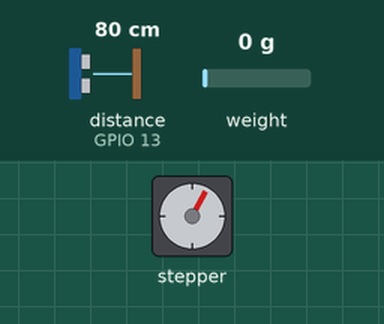
Simulated run of this program. Board: ESP32. Shown: stepper motor. The test bench sets the inputs (shaded band); at power-on: distance to the obstacle (sensor on GPIO 13) 80 cm, weight on the scale 0 g. The echo pulse lasts 58.3 µs per cm; WiFi joins after 1.5 s; servers stay silent unless stated; the local clock reads 2024-03-15 10:24:30 at power-on unless the program sets it; the Firebase database answers and starts empty; stepper angles assume 2048 steps per turn; what the program prints to the serial monitor is not drawn.

Above: at 4.3 s.
At 4.9 s:
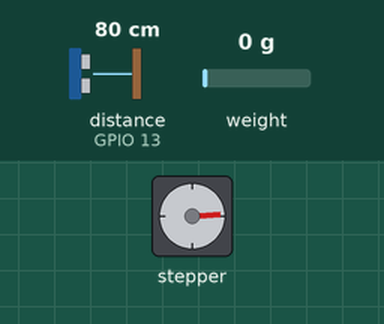
At 13.3 s:
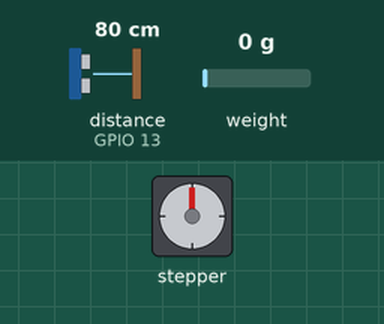
13.4 s: distance to the obstacle (sensor on GPIO 13) set to 2 cm
Timing chart, 0 to 16.4 s (numbered marks = the images above; inputs shaded):
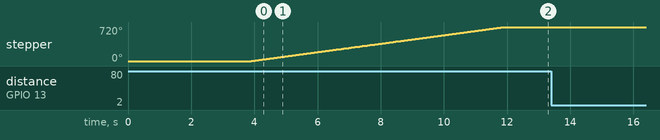

Measured:
- after the input at 13.4 s, every drawn part: stays the same

The program:

main.cpp
```cpp
#include <Arduino.h>
#include <WiFi.h>
#include <Wire.h>
#include <RTClib.h>
#include <Firebase_ESP_Client.h>
#include "addons/TokenHelper.h"
#include "addons/RTDBHelper.h"
#include <Stepper.h>
#include <HX711_ADC.h>
#include <HX711.h>
#include "soc/rtc.h"

#define WIFI_SSID "WIFI_SSID"
#define WIFI_PASSWORD "WIFI_PASSWORD"

#define API_KEY "FIREBASE_API_KEY"
#define DATABASE_URL "FIREBASE_RTDB_DB_LINK"

FirebaseData fbdo;
FirebaseAuth auth;
FirebaseConfig config;
bool signupOK = false;

char daysOfTheWeek[7][12] = {"Minggu", "Senin", "Selasa", "Rabu", "Kamis", "Jumat", "Sabtu"};

RTC_DS3231 rtc;

String banyak_makanan;
String makanan_tangki;

unsigned long sendDataPrevMillis = 0;

// state awal jatah harian
int jatah_harian = 5;

// variabel sensor ultrasonik
long duration;
float isi_tangki;
// pin hc-sr04
const int trigPin = 12;
const int echoPin = 13;

Stepper myStepper(2048, 32, 25, 33, 26); // IN1-IN3-IN2-IN4

// load cell pin+variable
const int HX711_dout = 15;
const int HX711_sck = 4;
unsigned long t = 0;
unsigned long stabilizingtime = 2000;
boolean _tare = true;
float isi_piring;

HX711_ADC LoadCell(HX711_dout, HX711_sck);

String tombolstr;
int status_stepper;

void firebaseSetInt(String, int);
void firebaseSetFloat(String, float);
void firebaseSetString(String, String);

void setup()
{
  Serial.begin(115200);
  WiFi.begin(WIFI_SSID, WIFI_PASSWORD);
  Serial.print("connecting to wifi.....");

  while (WiFi.status() != WL_CONNECTED)
  {
    Serial.print(".");
    delay(500);
  }

  Serial.println();
  Serial.print("connected with IP : ");
  Serial.print(WiFi.localIP());
  Serial.println();

  Serial.printf("Firebase Client v%s\n\n", FIREBASE_CLIENT_VERSION);
  config.api_key = API_KEY;

  if (Firebase.signUp(&config, &auth, "", ""))
  {
    Serial.println("Firebase success");
    signupOK = true;
  }
  else
  {
    String firebaseErrorMessage = config.signer.signupError.message.c_str();
    Serial.printf("%s\n", firebaseErrorMessage);
  }

  config.database_url = DATABASE_URL;
  config.token_status_callback = tokenStatusCallback;

  Firebase.begin(&config, &auth);
  Firebase.reconnectWiFi(true);

  if (!rtc.begin())
  {
    Serial.println("Couldn't find RTC");
    Serial.flush();
    while (1)
    delay(10);
  }

  pinMode(trigPin, OUTPUT);
  pinMode(echoPin, INPUT);

  LoadCell.begin();
  float calibrationValue = 434.12;

  LoadCell.start(stabilizingtime, _tare);
  LoadCell.setCalFactor(calibrationValue); // set calibration value (float)

  myStepper.setSpeed(15);
  myStepper.step(4096);
  delay(100);

  firebaseSetInt("jatah harian makanan/tersisa", jatah_harian);
}

void loop()
{
  if (Firebase.ready() && signupOK && (millis() - sendDataPrevMillis > 15000 || sendDataPrevMillis == 0))
  {
    sendDataPrevMillis = millis();
    DateTime now = rtc.now();
    // done: kodingan buat reset hari
    if (now.hour() == 23 && now.minute() == 59 && now.second() == 59)
    {
      jatah_harian = 5;
      firebaseSetInt("jatah harian makanan/tersisa", jatah_harian);
    }

    // done: kodingan real time module ngirim data ke firebase
    firebaseSetString("Date and Time/1)Hari", daysOfTheWeek[now.dayOfTheWeek()]);
    firebaseSetInt("Date and Time/2)Tanggal", now.day());
    firebaseSetInt("Date and Time/3)Bulan", now.month());
    firebaseSetInt("Date and Time/4)Tahun", now.year());
    firebaseSetInt("Date and Time/5)Jam", now.hour());
    firebaseSetInt("Date and Time/6)Menit", now.minute());
    firebaseSetInt("Date and Time/7)Detik", now.second());
    delay(1000);

    // done: kodingan sensor ultrasonik meriksa ketinggian di tangki storage
    digitalWrite(trigPin, LOW);
    delayMicroseconds(2);
    digitalWrite(trigPin, HIGH);
    delayMicroseconds(10);
    digitalWrite(trigPin, LOW);
    duration = pulseIn(echoPin, HIGH);
    isi_tangki = duration * 0.034 / 2;

    // done: kodingan load cell
    static boolean newDataReady = 0;
    const int serialPrintInterval = 0;
    if (LoadCell.update())
      newDataReady = true;
    if (newDataReady)
    {
      if (millis() > t + serialPrintInterval)
      {
        isi_piring = LoadCell.getData();
        newDataReady = 0;
        t = millis();
        Serial.print(isi_piring);
      }
    };

    // done: cek storage makanan
    if (isi_tangki >= 7)
    {
      makanan_tangki = "habis";
    }
    else if (isi_tangki < 7 && isi_tangki > 2)
    {
      makanan_tangki = "banyak";
    }
    else
    {
      makanan_tangki = "penuh";
    }

    // done: cek piring makan
    if (isi_piring > 1)
    {
      banyak_makanan = "penuh";
    }
    else
    {
      banyak_makanan = "habis";
    }
    firebaseSetString("sisa makanan/jumlah makanan di tangki", makanan_tangki);
    firebaseSetString("sisa makanan/jumlah makanan di piring", banyak_makanan);
    // done: supply makanan harian
    if (now.hour() % 7 == 0 || now.hour() == 17)
    {
      if (now.minute() == 0)
      {
        if (jatah_harian > 0)
        {
          if (strcmp(makanan_tangki.c_str(), "penuh") == 0 || strcmp(makanan_tangki.c_str(), "banyak") == 0)
          {
            // done: kodingan penggerak stepper 45 derajat
            myStepper.setSpeed(15);
            myStepper.step(4096);
            delay(10000);
            jatah_harian -=1;
            firebaseSetString("sisa makanan/jumlah makanan di tangki", makanan_tangki);
            firebaseSetString("sisa makanan/jumlah makanan di piring", banyak_makanan);
            firebaseSetInt("jatah harian makanan/tersisa", jatah_harian);
          }
        }
      }
    }

    // done: kodingan buat gerakin motor stepper dari data firebase yg diambil dari kodular
    if (Firebase.RTDB.getInt(&fbdo, "/tombol/status"))
    {
      if (fbdo.dataType() == "string")
      {
        tombolstr = fbdo.stringData();
        status_stepper = tombolstr.toInt();
        Serial.println(status_stepper);
        if (status_stepper == 1 && jatah_harian > 0)
        {
          myStepper.setSpeed(15);
          myStepper.step(4096);
          delay(10000);
          Serial.print("dapet int");
          jatah_harian -= 1;
          status_stepper = 0;
          firebaseSetInt("tombol/status", status_stepper);
          firebaseSetString("sisa makanan/jumlah makanan di tangki", makanan_tangki);
          firebaseSetString("sisa makanan/jumlah makanan di piring", banyak_makanan);
          firebaseSetInt("jatah harian makanan/tersisa", jatah_harian);
        }
      }
    }
    else
    {
      Serial.println(fbdo.errorReason());
    }
  }
}

void firebaseSetFloat(String databaseDirectory, float value)
{
  if (Firebase.RTDB.setFloat(&fbdo, databaseDirectory, value))
  {
    Serial.print("PASSED: ");
    Serial.println(value);
  }
  else
  {
    Serial.println("FAILED");
    Serial.println("REASON: " + fbdo.errorReason());
  }
}

void firebaseSetString(String databaseDirectory, String value)
{
  if (Firebase.RTDB.setString(&fbdo, databaseDirectory, value))
  {
    Serial.print("PASSED: ");
    Serial.println(value);
  }
  else
  {
    Serial.println("FAILED");
    Serial.println("REASON: " + fbdo.errorReason());
  }
}

void firebaseSetInt(String databaseDirectory, int value)
{
  if (Firebase.RTDB.setInt(&fbdo, databaseDirectory, value))
  {
    Serial.print("PASSED: ");
    Serial.println(value);
  }
  else
  {
    Serial.println("FAILED");
    Serial.println("REASON: " + fbdo.errorReason());
  }
}
```
